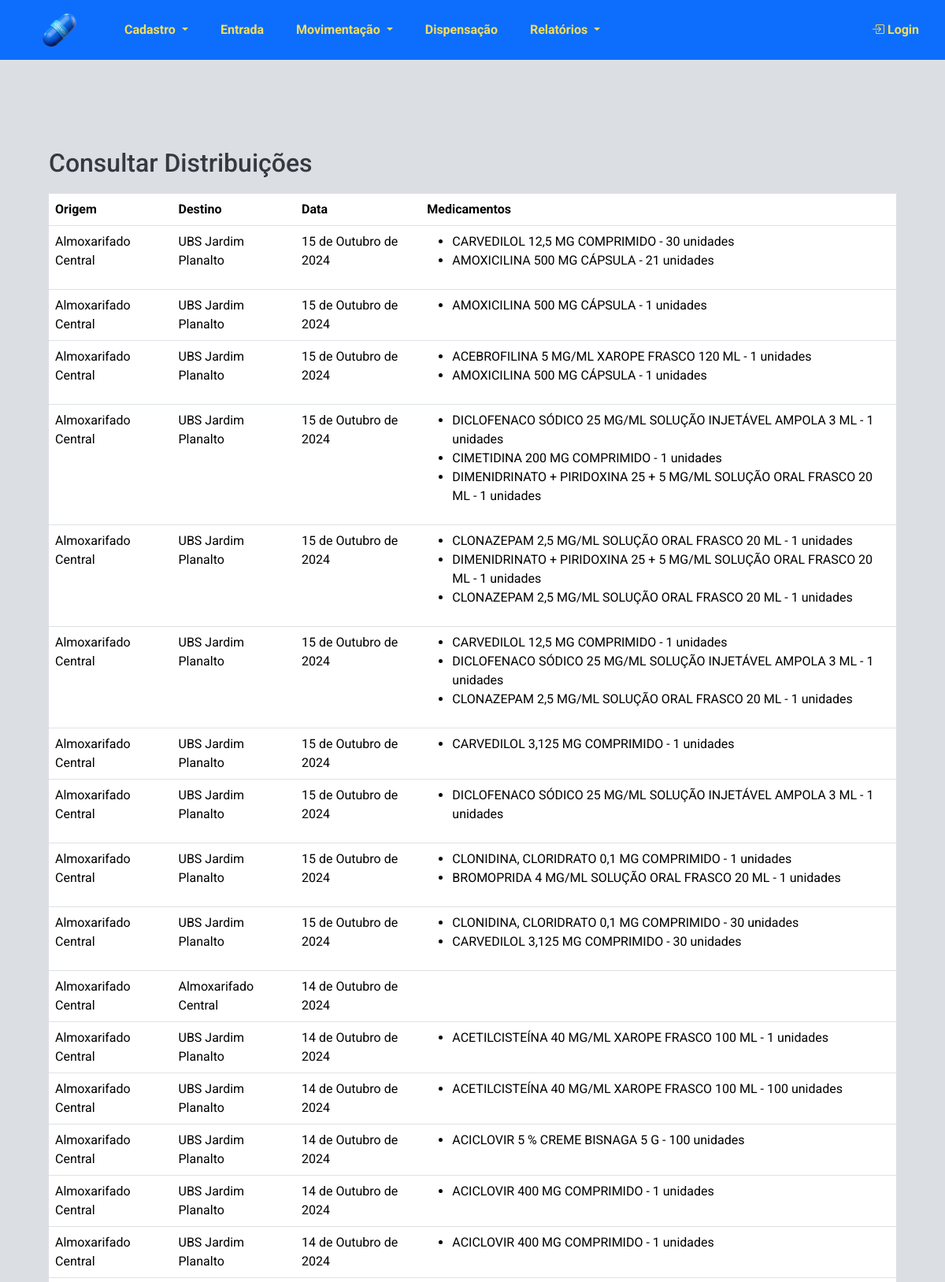
The page /estoque/distribuicoes/ (upper part) on the database its author committed.
### estoque/models.py (models this page shows, shortened)
class Distribuicao(models.Model):
    estabelecimento_origem = models.ForeignKey(Estabelecimento, on_delete=models.CASCADE, related_name='distribuicoes_origem')
    estabelecimento_destino = models.ForeignKey(Estabelecimento, on_delete=models.CASCADE, related_name='distribuicoes_destino')
    data_atendimento = models.DateField(auto_now_add=True)

class Estabelecimento(models.Model):
    TIPOS_ESTABELECIMENTO = [
        ('Farmacia', 'Farmácia'),
        ('Almoxarifado Central', 'Almoxarifado Central'),
    ]
    nome = models.CharField(max_length=255)
    codigo_cnes = models.CharField(max_length=20)
    farmaceutico_responsavel = models.CharField(max_length=255)
    imagem_logotipo = models.ImageField(upload_to='logotipos/')
    tipo_estabelecimento = models.CharField(max_length=20, choices=TIPOS_ESTABELECIMENTO)
    def __str__(self):
        return self.nome

class DistribuicaoMedicamento(models.Model):
    distribuicao = models.ForeignKey(Distribuicao, on_delete=models.CASCADE, related_name='medicamentos')
    medicamento = models.ForeignKey(Medicamento, on_delete=models.CASCADE)
    quantidade = models.PositiveIntegerField()
    lote = models.CharField(max_length=50)
    validade = models.DateField()

class Medicamento(models.Model):
    LISTA_CHOICES = [
        ('A', 'Lista A'),
        ('B', 'Lista B'),
        ('C', 'Lista C'),
    ]
    codigo_identificacao = models.CharField(max_length=100, blank=True, null=True)
    nome = models.CharField(max_length=255, blank=True, null=True)
    psicotropico = models.CharField(max_length=1, choices=LISTA_CHOICES, blank=True, null=True, verbose_name="Psicotrópico")

### estoque/views.py (the view)
# urls.py: path('distribuicoes/', views.consultar_distribuicoes, name='consultar_distribuicoes'),
def consultar_distribuicoes(request):
    distribuicoes = Distribuicao.objects.all().order_by('-data_atendimento')
    return render(request, 'estoque/consultar_distribuicoes.html', {'distribuicoes': distribuicoes})

### estoque/templates/estoque/consultar_distribuicoes.html
{% extends 'estoque/base.html' %}
{% block content %}
<div class="container mt-5">
    <h2>Consultar Distribuições</h2>
    <table class="table">
        <thead>
            <tr>
                <th>Origem</th>
                <th>Destino</th>
                <th>Data</th>
                <th>Medicamentos</th>
            </tr>
        </thead>
        <tbody>
            {% for distribuicao in distribuicoes %}
                <tr>
                    <td>{{ distribuicao.estabelecimento_origem }}</td>
                    <td>{{ distribuicao.estabelecimento_destino }}</td>
                    <td>{{ distribuicao.data_atendimento }}</td>
                    <td>
                        <ul>
                            {% for medicamento in distribuicao.medicamentos.all %}
                                <li>{{ medicamento.medicamento.nome }} - {{ medicamento.quantidade }} unidades</li>
                            {% endfor %}
                        </ul>
                    </td>
                </tr>
            {% endfor %}
        </tbody>
    </table>
</div>
{% endblock %}

### estoque/static/estoque/css/styles.css (style rules this page uses)
html, body { height: 100%; margin: 0; padding: 0; font-family: 'Roboto', sans-serif; background-color: #dbdfe4; color: #343a40; display: flex; flex-direction: column; }
.container { margin-top: 20px; }
h1, h2, h3, h4, h5, h6 { font-family: 'Roboto', sans-serif; color: #343a40; margin-bottom: 20px; }
h2 { font-size: 2rem; }

### rows shown on the page
Distribuicao: estabelecimento_origem "Almoxarifado Central", estabelecimento_destino "UBS Jardim Planalto", data_atendimento "15 de Outubro de 2024"
DistribuicaoMedicamento: medicamento.nome "CARVEDILOL 12,5 MG COMPRIMIDO", quantidade "30"
DistribuicaoMedicamento: medicamento.nome "AMOXICILINA 500 MG CÁPSULA", quantidade "21"
Distribuicao: estabelecimento_origem "Almoxarifado Central", estabelecimento_destino "UBS Jardim Planalto", data_atendimento "15 de Outubro de 2024"
DistribuicaoMedicamento: medicamento.nome "AMOXICILINA 500 MG CÁPSULA", quantidade "1"
Distribuicao: estabelecimento_origem "Almoxarifado Central", estabelecimento_destino "UBS Jardim Planalto", data_atendimento "15 de Outubro de 2024"
DistribuicaoMedicamento: medicamento.nome "ACEBROFILINA 5 MG/ML XAROPE FRASCO 120 ML", quantidade "1"
DistribuicaoMedicamento: medicamento.nome "AMOXICILINA 500 MG CÁPSULA", quantidade "1"
Distribuicao: estabelecimento_origem "Almoxarifado Central", estabelecimento_destino "UBS Jardim Planalto", data_atendimento "15 de Outubro de 2024"
DistribuicaoMedicamento: medicamento.nome "DICLOFENACO SÓDICO 25 MG/ML SOLUÇÃO INJETÁVEL AMPOLA 3 ML", quantidade "1"
DistribuicaoMedicamento: medicamento.nome "CIMETIDINA 200 MG COMPRIMIDO", quantidade "1"
DistribuicaoMedicamento: medicamento.nome "DIMENIDRINATO + PIRIDOXINA 25 + 5 MG/ML SOLUÇÃO ORAL FRASCO 20 ML", quantidade "1"
Distribuicao: estabelecimento_origem "Almoxarifado Central", estabelecimento_destino "UBS Jardim Planalto", data_atendimento "15 de Outubro de 2024"
DistribuicaoMedicamento: medicamento.nome "CLONAZEPAM 2,5 MG/ML SOLUÇÃO ORAL FRASCO 20 ML", quantidade "1"
DistribuicaoMedicamento: medicamento.nome "DIMENIDRINATO + PIRIDOXINA 25 + 5 MG/ML SOLUÇÃO ORAL FRASCO 20 ML", quantidade "1"
DistribuicaoMedicamento: medicamento.nome "CLONAZEPAM 2,5 MG/ML SOLUÇÃO ORAL FRASCO 20 ML", quantidade "1"
Distribuicao: estabelecimento_origem "Almoxarifado Central", estabelecimento_destino "UBS Jardim Planalto", data_atendimento "15 de Outubro de 2024"
DistribuicaoMedicamento: medicamento.nome "CARVEDILOL 12,5 MG COMPRIMIDO", quantidade "1"
DistribuicaoMedicamento: medicamento.nome "DICLOFENACO SÓDICO 25 MG/ML SOLUÇÃO INJETÁVEL AMPOLA 3 ML", quantidade "1"
DistribuicaoMedicamento: medicamento.nome "CLONAZEPAM 2,5 MG/ML SOLUÇÃO ORAL FRASCO 20 ML", quantidade "1"
Distribuicao: estabelecimento_origem "Almoxarifado Central", estabelecimento_destino "UBS Jardim Planalto", data_atendimento "15 de Outubro de 2024"
DistribuicaoMedicamento: medicamento.nome "CARVEDILOL 3,125 MG COMPRIMIDO", quantidade "1"
Distribuicao: estabelecimento_origem "Almoxarifado Central", estabelecimento_destino "UBS Jardim Planalto", data_atendimento "15 de Outubro de 2024"
DistribuicaoMedicamento: medicamento.nome "DICLOFENACO SÓDICO 25 MG/ML SOLUÇÃO INJETÁVEL AMPOLA 3 ML", quantidade "1"
Distribuicao: estabelecimento_origem "Almoxarifado Central", estabelecimento_destino "UBS Jardim Planalto", data_atendimento "15 de Outubro de 2024"
DistribuicaoMedicamento: medicamento.nome "CLONIDINA, CLORIDRATO 0,1 MG COMPRIMIDO", quantidade "1"
DistribuicaoMedicamento: medicamento.nome "BROMOPRIDA 4 MG/ML SOLUÇÃO ORAL FRASCO 20 ML", quantidade "1"
Distribuicao: estabelecimento_origem "Almoxarifado Central", estabelecimento_destino "UBS Jardim Planalto", data_atendimento "15 de Outubro de 2024"
DistribuicaoMedicamento: medicamento.nome "CLONIDINA, CLORIDRATO 0,1 MG COMPRIMIDO", quantidade "30"
DistribuicaoMedicamento: medicamento.nome "CARVEDILOL 3,125 MG COMPRIMIDO", quantidade "30"
Distribuicao: estabelecimento_origem "Almoxarifado Central", estabelecimento_destino "Almoxarifado Central", data_atendimento "14 de Outubro de 2024"
Distribuicao: estabelecimento_origem "Almoxarifado Central", estabelecimento_destino "UBS Jardim Planalto", data_atendimento "14 de Outubro de 2024"
DistribuicaoMedicamento: medicamento.nome "ACETILCISTEÍNA 40 MG/ML XAROPE FRASCO 100 ML", quantidade "1"
Distribuicao: estabelecimento_origem "Almoxarifado Central", estabelecimento_destino "UBS Jardim Planalto", data_atendimento "14 de Outubro de 2024"
DistribuicaoMedicamento: medicamento.nome "ACETILCISTEÍNA 40 MG/ML XAROPE FRASCO 100 ML", quantidade "100"
Distribuicao: estabelecimento_origem "Almoxarifado Central", estabelecimento_destino "UBS Jardim Planalto", data_atendimento "14 de Outubro de 2024"
DistribuicaoMedicamento: medicamento.nome "ACICLOVIR 5 % CREME BISNAGA 5 G", quantidade "100"
Distribuicao: estabelecimento_origem "Almoxarifado Central", estabelecimento_destino "UBS Jardim Planalto", data_atendimento "14 de Outubro de 2024"
DistribuicaoMedicamento: medicamento.nome "ACICLOVIR 400 MG COMPRIMIDO", quantidade "1"
Distribuicao: estabelecimento_origem "Almoxarifado Central", estabelecimento_destino "UBS Jardim Planalto", data_atendimento "14 de Outubro de 2024"
DistribuicaoMedicamento: medicamento.nome "ACICLOVIR 400 MG COMPRIMIDO", quantidade "1"
